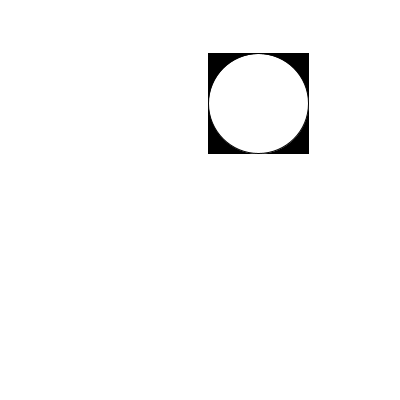
Frame 1 (no input)
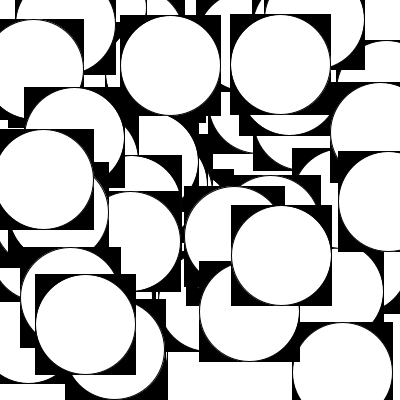
Frame 60 (the mouse pressed at the canvas centre just before this capture)
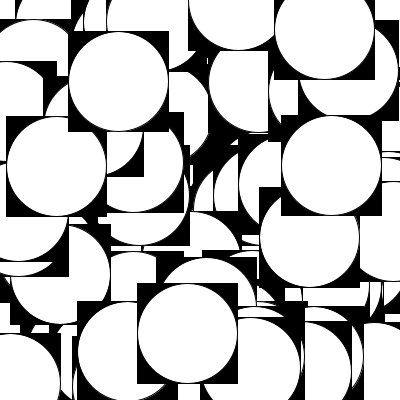
Frame 120 (the mouse held since frame 60 and released just before this capture)

The Processing sketch that drew these frames (run headless with seeded random() and noise(); from frame 60 on, the mouse is pressed at the canvas centre):

// Processing sketch: processing_146837
// ── processing_146837.pde

void setup() {
  size(400,400);
  background(255); 
  rectMode(CENTER);
  ellipseMode(CENTER);
  smooth();
  frameRate(5);
}
 
void draw() {
   rect_circle(random(width),random(height));
}
 
void rect_circle (float x, float y) {
   fill(0);
   rect(x,y,100,100);
   fill(255);
   ellipse(x,y,100,100);
}
